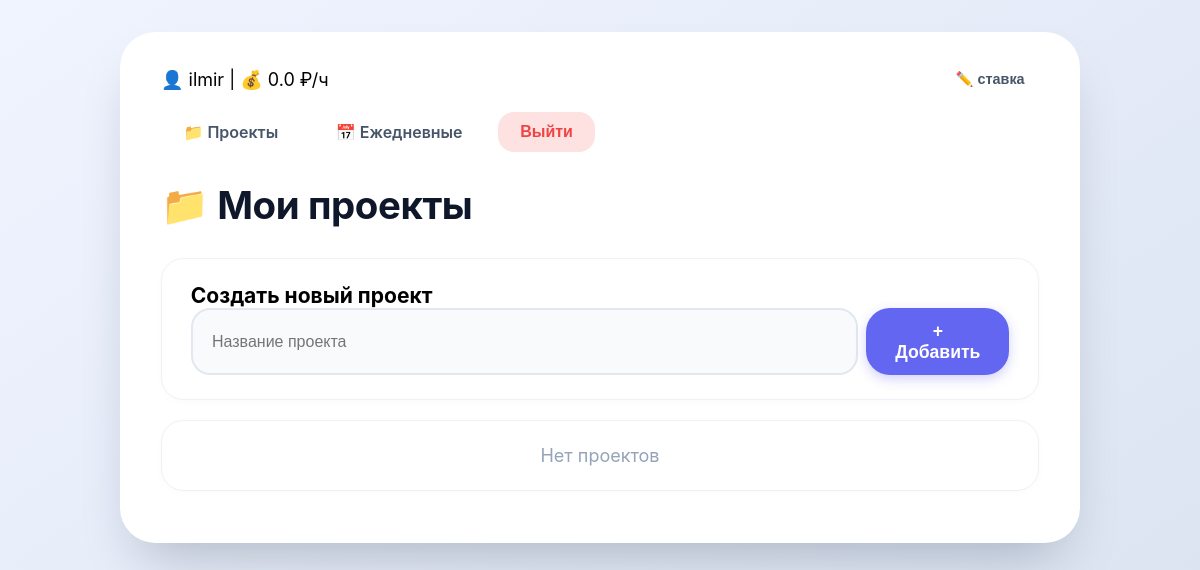
The app's page /developers/projects/ (signed in), older data.
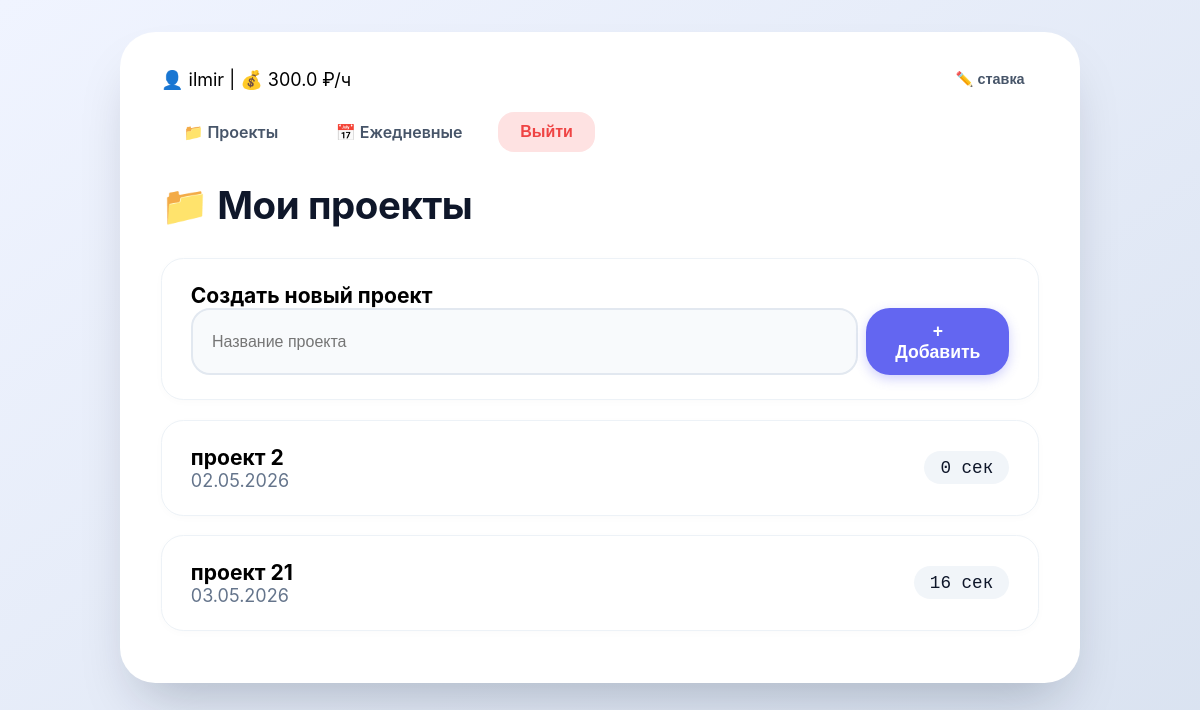
The same page, newer data.
### users/models.py (models this page shows, shortened)
class User(AbstractUser):
    default_hourly_rate = models.FloatField(
        default=0.0, verbose_name="Ставка по умолчанию"
    )
    phone = models.CharField(max_length=20, blank=True, verbose_name="Телефон")
    telegram = models.CharField(max_length=20, blank=True, verbose_name="Telegram")

### developers/models.py (models this page shows, shortened)
class Project(models.Model):
    name = models.CharField(max_length=255, verbose_name="Название")
    owner = models.ForeignKey(
        settings.AUTH_USER_MODEL,
        on_delete=models.CASCADE,
        related_name="owned_projects",
        verbose_name="Владелец",
    )
    hourly_rate = models.FloatField(default=0.0, verbose_name="Часовая ставка")
    created_at = models.DateTimeField(auto_now_add=True, verbose_name="Создан")
    class Meta:
        verbose_name = "Проект"
        verbose_name_plural = "Проекты"
    @property
    def total_time(self):
        total = 0
        for task in self.tasks.all():
            total += task.total_time_with_current
        return total
    @property
    def earned_amount(self):
        return self.total_time * self.hourly_rate / 3600

class Task(models.Model):
    title = models.CharField(max_length=255, verbose_name="Название")
    project = models.ForeignKey(
        Project,
        on_delete=models.SET_NULL,
        null=True,
        blank=True,
        related_name="tasks",
        verbose_name="Проект",
    )
    owner = models.ForeignKey(
        settings.AUTH_USER_MODEL,
        on_delete=models.CASCADE,
        related_name="owned_tasks",
        verbose_name="Владелец",
    )
    created_at = models.DateTimeField(auto_now_add=True, verbose_name="Создана")
    is_completed = models.BooleanField(default=False, verbose_name="Завершена")
    completed_at = models.DateTimeField(
        null=True, blank=True, verbose_name="Завершена в"
    )
    priority = models.IntegerField(default=1, verbose_name="Приоритет")
    due_date = models.DateTimeField(null=True, blank=True, verbose_name="Срок")
    total_time = models.FloatField(default=0.0, verbose_name="Всего времени (сек)")
    is_timer_running = models.BooleanField(default=False, verbose_name="Таймер запущен")
    last_start_time = models.DateTimeField(
        null=True, blank=True, verbose_name="Последний старт"
    )
    assigned_task = models.ForeignKey(
        "managers.AssignedTask",
        on_delete=models.SET_NULL,
        null=True,
        blank=True,
        verbose_name="Связанная назначенная задача",
    )
    class Meta:
        verbose_name = "Задача"
        verbose_name_plural = "Задачи"
    @property
    def total_time_with_current(self):
        t = self.total_time or 0
        if self.is_timer_running and self.last_start_time:
            t += (timezone.now() - self.last_start_time).total_seconds()
        return t

### developers/views.py (the view)
# urls.py: path("projects/", views.project_list, name="project_list"),
@login_required
def project_list(request):
    projects = Project.objects.filter(owner=request.user)
    return render(request, "developers/project_list.html", {"projects": projects})

### core/context_processors.py (called while the page is built)
def earnings_summary(request):
    if not request.user.is_authenticated:
        return {}
    user = request.user
    projects = Project.objects.filter(owner=user)
    total_earned = sum(p.earned_amount for p in projects)
    now = timezone.now()
    months_since = (now.year - user.date_joined.year) * 12 + (
        now.month - user.date_joined.month
    ) or 1
    average_monthly = total_earned / months_since
    return {
        "total_earned": total_earned,
        "average_monthly": average_monthly,
        "months_since": months_since,
    }

### developers/models.py (called while the page is built)
    @property
    def total_with_current(self):
        t = self.total_time
        if self.is_timer_running and self.last_start_time:
            t += (timezone.now() - self.last_start_time).total_seconds()
        return t

### templates/developers/project_list.html (shortened to what this page needs)
{% extends 'tracker_base.html' %}
{% block content %}
<h1>📁 Мои проекты</h1>
<div class="card">
  <h3>Создать новый проект</h3>
  <div style="display:flex; gap:0.5rem;">
    <input type="text" id="newProjectName" placeholder="Название проекта" class="form-control">
    <button onclick="createProject()" class="btn btn-primary">+ Добавить</button>
  </div>
</div>
<div id="projectsList">
  {% for project in projects %}
    <div class="card project-card" style="cursor:pointer; display:flex; justify-content:space-between; align-items:center;" onclick="location.href='{% url 'developers:project_detail' project.id %}'">
      <div>
        <h3 style="margin:0;">{{ project.name }}</h3>
        <p style="margin:0; color:#64748b;">{{ project.created_at|date:"d.m.Y" }}</p>
      </div>
      <div class="time-display">{{ project.total_time|floatformat:0 }} сек</div>
    </div>
  {% empty %}
    <div class="card" style="text-align:center; color:#94a3b8;">Нет проектов</div>
  {% endfor %}
</div>
{% endblock %}

### templates/tracker_base.html (shortened to what this page needs)
{% load static %}
<!DOCTYPE html>
<html lang="ru">
<head>
</head>
<body>
  <div class="container">
    {% if user.is_authenticated %}
      <div style="display: flex; justify-content: space-between; align-items: center; margin-bottom: 1rem;">
        <span>👤 {{ user.username }} | 💰 {{ user.default_hourly_rate }} ₽/ч</span>
        <button onclick="openRateModal()" class="btn btn-sm">✏️ ставка</button>
      </div>
    {% endif %}
    <div class="nav">
      {% if user.is_authenticated %}
        <a href="{% url 'developers:project_list' %}" class="btn">📁 Проекты</a>
        <a href="{% url 'developers:daily_tasks' %}" class="btn">📅 Ежедневные</a>
        <form method="post" action="{% url 'users:logout' %}" style="display:inline;">
          <button type="submit" class="btn btn-logout">Выйти</button>
        </form>
      {% else %}
        <a href="{% url 'users:login' %}" class="btn">Войти</a>
        <a href="{% url 'users:register' %}" class="btn">Регистрация</a>
      {% endif %}
    </div>
    {% block content %}{% endblock %}
  </div>
</body>
</html>

### templates/tracker_base.html (style rules this page uses)
* { margin: 0; padding: 0; box-sizing: border-box; }
body { background: linear-gradient(145deg, #f0f4ff 0%, #d9e2f0 100%); min-height: 100vh; display: flex; justify-content: center; align-items: flex-start; padding: 2rem 1rem; font-family: 'Inter', system-ui, -apple-system, sans-serif; font-size: 18px; }
.container { width: 100%; max-width: 960px; background: #ffffff; border-radius: 2.2rem; box-shadow: 0 30px 55px -20px rgba(0,20,40,0.25); padding: 2rem 2.5rem; border: 1px solid rgba(255,255,255,0.6); }
h1, h2 { font-weight: 700; color: #0f172a; letter-spacing: -0.4px; }
h1 { font-size: 2.4rem; margin-bottom: 1.8rem; }
.btn { border: none; background: transparent; cursor: pointer; display: inline-flex; align-items: center; gap: 0.4rem; padding: 0.7rem 1.4rem; border-radius: 1rem; font-weight: 600; transition: all 0.2s; color: #475569; text-decoration: none; font-size: 1rem; }
.btn-primary { background: #6366f1; color: white; box-shadow: 0 4px 12px rgba(99,102,241,0.3); padding: 0.8rem 1.8rem; border-radius: 1.5rem; font-size: 1.1rem; }
.btn-sm { padding: 0.4rem 0.9rem; font-size: 0.9rem; }
.card { background: #ffffff; border-radius: 1.4rem; padding: 1.5rem 1.8rem; border: 1px solid #edf2f7; box-shadow: 0 2px 8px rgba(0,0,0,0.02); margin-bottom: 1.2rem; }
.form-control { padding: 0.8rem 1.2rem; border: 2px solid #e2e8f0; border-radius: 1.2rem; font-size: 1rem; background: #f8fafc; outline: none; transition: border 0.2s, box-shadow 0.2s; color: #0f172a; width: 100%; }
.time-display { background: #f1f5f9; padding: 0.4rem 1rem; border-radius: 2rem; font-family: monospace; font-weight: 500; color: #0f172a; font-size: 1.1rem; }
.nav { display: flex; gap: 0.8rem; flex-wrap: wrap; margin-bottom: 1.8rem; align-items: center; }
.nav a, .nav form { display: inline-block; }
.nav .btn-logout { background: #fee2e2; color: #ef4444; }

Row changes from the older to the newer data that the page shows:
changed User "ilmir": default_hourly_rate "0.0" → "300.0"
added Project: name "проект 2", created_at "02.05.2026", total_time "0"
added Project: name "проект 21", created_at "03.05.2026", total_time "16"
Text that changed along with them:
text no longer shown: "Нет проектов"
